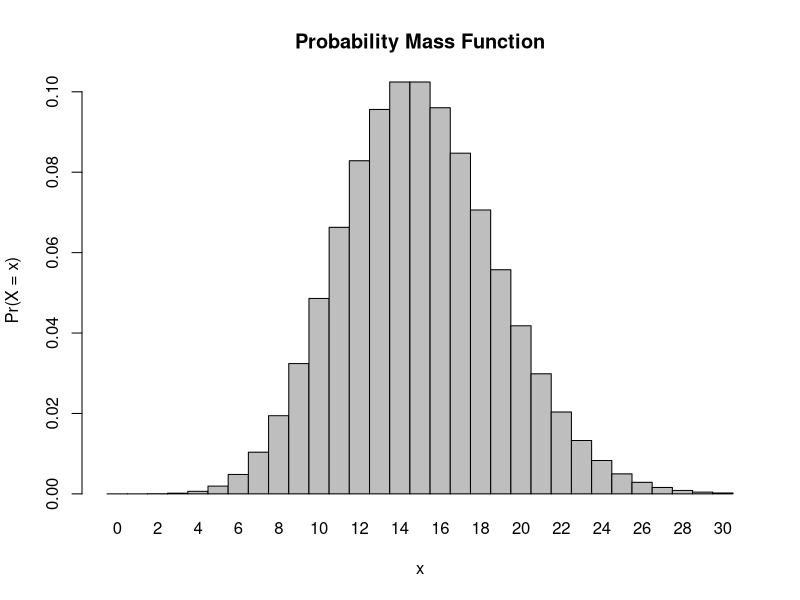
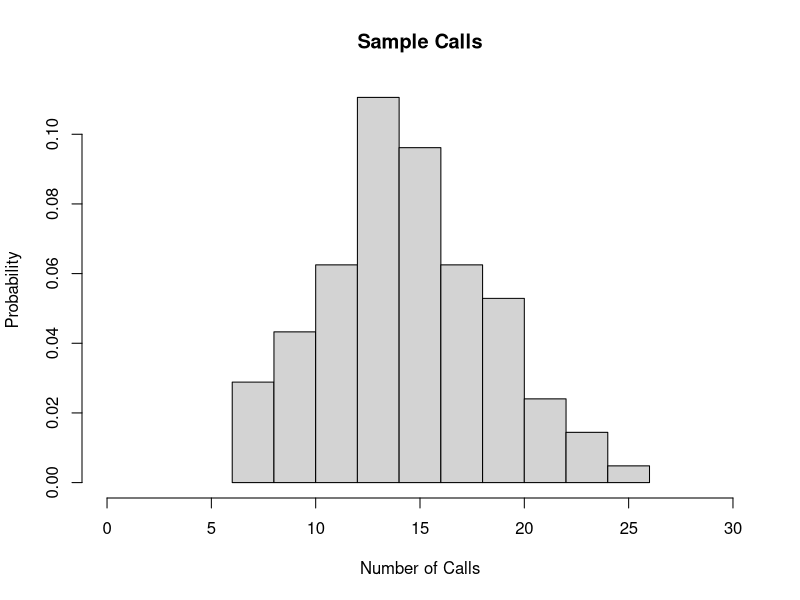
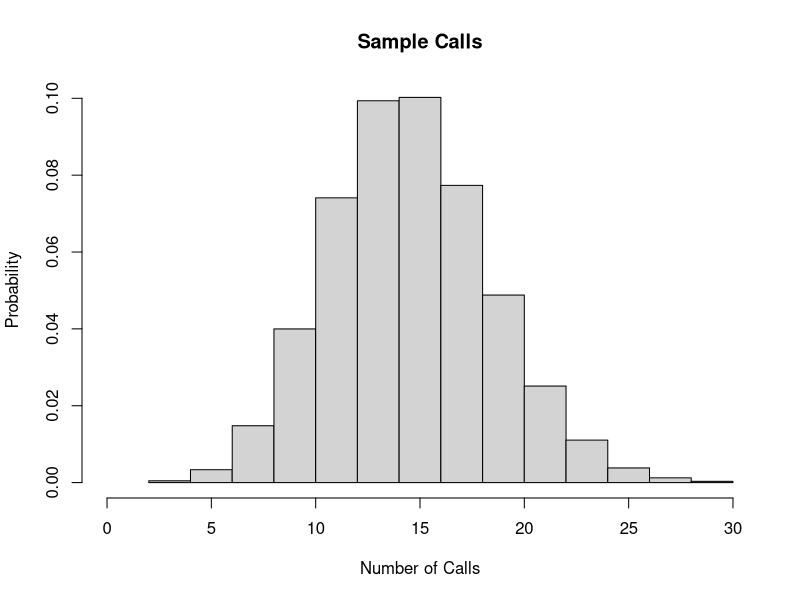

Write the R code that produced these figures, in order.
## ---- chunk 1
knitr::opts_chunk$set(echo = TRUE)
## ---- chunk 2
##this is a cumulative poisson distribution where x>=8
#dpois(x>8, lambda=15)
##This gives me a set of values, so NOPE
#1-sum(dpois(x>8, lambda=15))
#THis may be right, not sure, the probability seems high

#These 2 are wrong
## ---- chunk 3
ppois(q=7, lambda = 15, lower.tail = FALSE)
#q is 7, because with lower.tail=FALSE, the P[X > x], so to include 8, q=7

## ---- chunk 4
##probabilty where x=0
dpois(x=0, lambda=15)
## ---- chunk 5
##probability where x=3
dpois(x=3, lambda=15)
## ---- chunk 6
x <- 0:30
l = 15
probset<-dpois(x=x,lambda=l)
barplot(probset,names.arg=x,space=0,xlab="x",ylab="Pr(X = x)",main="Probability Mass Function")
## ---- chunk 7
#x <- 0:30
x<-c(0:30)
l = 15
probset<-dpois(x=c(1:30),lambda=l)
#gives the probabilty of each # in the vector 1:30
ncall<-104

#Saturdays <- function(x) {
#  sample(1:30, x, replace=TRUE)
##not sure I can sample from Probset
#  }
#twoyear<-Saturdays(ncall)
##the above code doesnt take the probabilities into account, but gives out the right sort of output
## ---- chunk 8
x<-c(0:30)
l = 15
probset<-dpois(x=c(1:30),lambda=l)
#gives the probabilty of each # in the vector 1:30
ncall<-104
Saturdays <- function(x) {
  sample(1:30, x, replace=TRUE, prob = probset)
#not sure I can sample from Probset
  }
twoyear<-Saturdays(ncall)

#prob= tells the fxn to find the probability of each of the #s 1:30 in the vector called probset

## ---- chunk 9
hist(twoyear, probability=TRUE, main="Sample Calls", xlab="Number of Calls", ylab="Probability", xlim=c(0,30))
## ---- chunk 10
x<-c(0:30)
l = 15
probset<-dpois(x=c(1:30),lambda=l)
ncall<-100000
Saturdays <- function(x) {
  sample(1:30, x, replace=TRUE, prob = probset)
  }
twoyear<-Saturdays(ncall)

hist(twoyear, probability=TRUE, main="Sample Calls", xlab="Number of Calls", ylab="Probability", xlim=c(0,30))
##This was unnecessary, I just wanted to see what would happen if you sampled more times


# my suggestion to you would be to add the breaks argument, this will allow you to define the number of bins you want, therefore adding breaks = 30 should give you 30 bins similar to the one in the histogram before
# otherwise your code looks very good, the graphs are "pretty"as in they are well labeled in addition your annotations are easy to follow 
